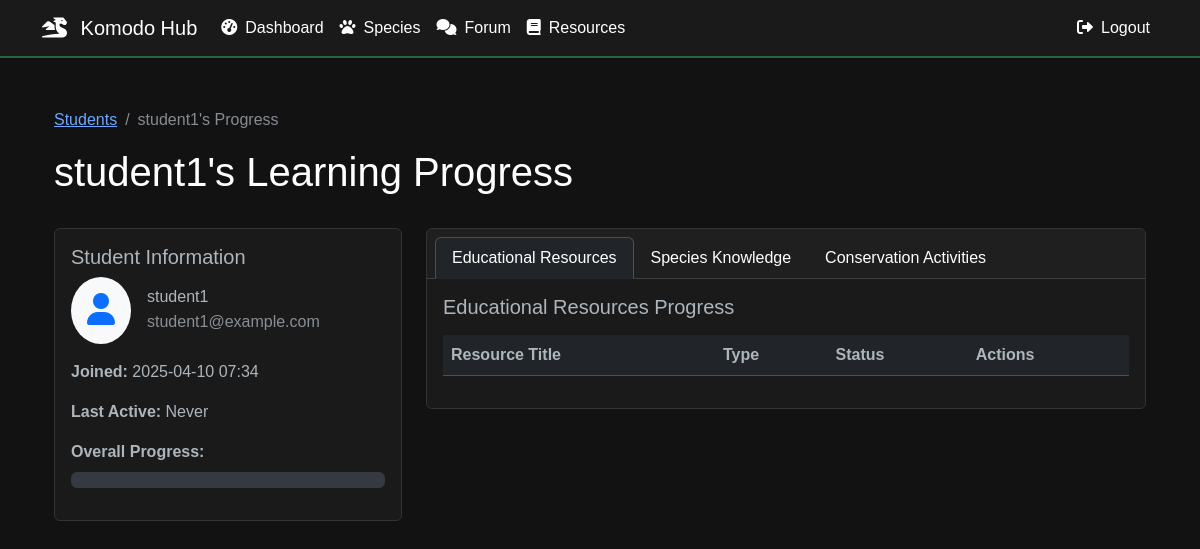
Page /progress/student-progress/3 (signed in) on the committed database.
### models.py (models this page shows, shortened)
class User(UserMixin, db.Model):
    id = db.Column(db.Integer, primary_key=True)
    username = db.Column(db.String(64), unique=True, nullable=False)
    email = db.Column(db.String(120), unique=True, nullable=False)
    password_hash = db.Column(db.String(256))
    role = db.Column(db.String(20), nullable=False)  # 'student', 'teacher', 'community', or 'admin'
    is_admin = db.Column(db.Boolean, default=False)  # Admin flag for additional permissions
    created_at = db.Column(db.DateTime, default=datetime.utcnow)
    avatar = db.Column(db.String(200), default='default.svg')
    theme_preference = db.Column(db.String(50), default='light')
    progress_records = db.relationship('UserProgress', back_populates='user', lazy=True)
    species_sightings = db.relationship('SpeciesSighting', backref='observer', lazy=True)
    species_created = db.relationship('Species', backref='created_by', lazy=True)
    forum_threads = db.relationship('ForumThread', backref='author', lazy=True)
    forum_posts = db.relationship('ForumPost', backref='author', lazy=True)
    notes_given = db.relationship('Note', foreign_keys='Note.teacher_id', back_populates='teacher', lazy=True)
    notes_received = db.relationship('Note', foreign_keys='Note.student_id', back_populates='student', lazy=True)
    sent_messages = db.relationship('Message', back_populates='sender', foreign_keys='Message.sender_id', lazy=True)
    received_messages = db.relationship('Message', back_populates='recipient', foreign_keys='Message.recipient_id', lazy=True)
    forum_upvotes = db.relationship('ForumUpvote', backref='user', lazy=True)
    coordinated_programs = db.relationship('ConservationProgram', backref='coordinator', lazy=True, foreign_keys='ConservationProgram.coordinator_id')
    programs_joined = db.relationship('ConservationProgram', secondary='user_programs', lazy=True,
                                    backref=db.backref('participants', lazy=True),
                                    primaryjoin="User.id==UserPrograms.user_id",
                                    secondaryjoin="UserPrograms.program_id==ConservationProgram.id")
    def is_administrator(self):
        return self.is_admin

### blueprints/progress.py (the view)
@progress.route('/student-progress/<int:student_id>')
@login_required
def view_progress(student_id):
    if current_user.role == 'student' and current_user.id != student_id:
        flash('Access denied. You can only view your own progress.', 'danger')
        return redirect(url_for('main.dashboard'))
    if current_user.role != 'teacher' and current_user.id != student_id:
        flash('Access denied.', 'danger')
        return redirect(url_for('main.dashboard'))
    student = User.query.get_or_404(student_id)
    if student.role != 'student':
        flash('Invalid student ID.', 'danger')
        return redirect(url_for('progress.student_list'))
    progress_data = UserProgress.query.filter_by(user_id=student_id).all()
    resources = EducationalResource.query.all()
    species = Species.query.all()
    programs = ConservationProgram.query.all()
    return render_template('progress/view_progress.html',
                         student=student,
                         progress_data=progress_data,
                         resources=resources,
                         species=species,
                         programs=programs)

### app.py (called while the page is built)
@app.template_filter('datetime')
def format_datetime(value, format='%Y-%m-%d %H:%M'):
    if value is None:
        return ""
    return value.strftime(format)

@app.context_processor
def utility_processor():
    return {'now': datetime.now}

@login_manager.user_loader
def load_user(id):
    return User.query.get(int(id))

### templates/progress/view_progress.html (shortened to what this page needs)
{% extends "base.html" %}
{% block content %}
<div class="container mt-4">
    <div class="row mb-4">
        <div class="col">
            <nav aria-label="breadcrumb">
                <ol class="breadcrumb">
                    {% if current_user.role == 'teacher' %}
                    <li class="breadcrumb-item"><a href="{{ url_for('progress.student_list') }}">Students</a></li>
                    {% else %}
                    <li class="breadcrumb-item"><a href="{{ url_for('main.dashboard') }}">Dashboard</a></li>
                    {% endif %}
                    <li class="breadcrumb-item active">{{ student.username }}'s Progress</li>
                </ol>
            </nav>
            <h1>
                {% if current_user.id == student.id %}
                My Learning Progress
                {% else %}
                {{ student.username }}'s Learning Progress
                {% endif %}
            </h1>
        </div>
    </div>
    <div class="row mb-4">
        <div class="col-md-4">
            <div class="card">
                <div class="card-body">
                    <h5 class="card-title">Student Information</h5>
                    <div class="d-flex align-items-center mb-3">
                        <div class="bg-light rounded-circle p-3 me-3">
                            <i class="fas fa-user fa-2x text-primary"></i>
                        </div>
                        <div>
                            <h6 class="mb-1">{{ student.username }}</h6>
                            <p class="text-muted mb-0">{{ student.email }}</p>
                        </div>
                    </div>
                    <div class="mb-3">
                        <strong>Joined:</strong> {{ student.created_at|datetime if student.created_at else 'N/A' }}
                    </div>
                    <div class="mb-3">
                        <strong>Last Active:</strong> {{ student.last_login|datetime if student.last_login else 'Never' }}
                    </div>
                    <div class="mb-3">
                        {% set total_completed = progress_data|selectattr('completed', 'equalto', true)|list|length %}
                        {% set total_items = progress_data|length %}
                        {% set completion_percent = (total_completed / total_items * 100)|int if total_items > 0 else 0 %}
                        <strong>Overall Progress:</strong>
                        <div class="progress mt-2">
                        </div>
                    </div>
                </div>
            </div>
        </div>
        <div class="col-md-8">
            <div class="card">
                <div class="card-header">
                    <ul class="nav nav-tabs card-header-tabs" id="progressTabs" role="tablist">
                        <li class="nav-item" role="presentation">
                            <button class="nav-link active" id="resources-tab" data-bs-toggle="tab"
                                   data-bs-target="#resources" type="button" role="tab"
                                   aria-controls="resources" aria-selected="true">
                                Educational Resources
                            </button>
                        </li>
                        <li class="nav-item" role="presentation">
                            <button class="nav-link" id="species-tab" data-bs-toggle="tab"
                                   data-bs-target="#species" type="button" role="tab"
                                   aria-controls="species" aria-selected="false">
                                Species Knowledge
                            </button>
                        </li>
                        <li class="nav-item" role="presentation">
                            <button class="nav-link" id="activities-tab" data-bs-toggle="tab"
                                   data-bs-target="#activities" type="button" role="tab"
                                   aria-controls="activities" aria-selected="false">
                                Conservation Activities
                            </button>
                        </li>
                    </ul>
                </div>
                <div class="card-body">
                    <div class="tab-content" id="progressTabContent">
                        <div class="tab-pane fade show active" id="resources" role="tabpanel" aria-labelledby="resources-tab">
                            <h5 class="mb-3">Educational Resources Progress</h5>
                            <div class="table-responsive">
                                <table class="table table-hover">
                                    <thead>
                                        <tr>
                                            <th>Resource Title</th>
                                            <th>Type</th>
                                            <th>Status</th>
                                            {% if current_user.role == 'teacher' %}
                                            <th>Actions</th>
                                            {% endif %}
                                        </tr>
                                    </thead>
                                </table>
                            </div>
                        </div>
                    </div>
                </div>
            </div>
        </div>
    </div>
</div>
{% endblock %}

### templates/base.html (style rules this page uses)
:root { --bg-dark: #1a1a1a; --bg-darker: #121212; --text-light: #ffffff; --text-muted: #888888; --accent-color: #2a623d; --accent-hover: #1a472a; --border-color: #333333; }
body { background-color: var(--bg-darker); color: var(--text-light); font-family: 'Arial', sans-serif; padding-top: 60px; }
.card { background-color: var(--bg-dark); border: 1px solid var(--border-color); }
.nav-link { color: var(--text-light) !important; }

### rows in the picture
User: username "student1", email "student1@example.com", created_at "2025-04-10 07:34"

### other values in the picture
{{ student.last_login|datetime if student.last_login else 'Never' }} "Never"
